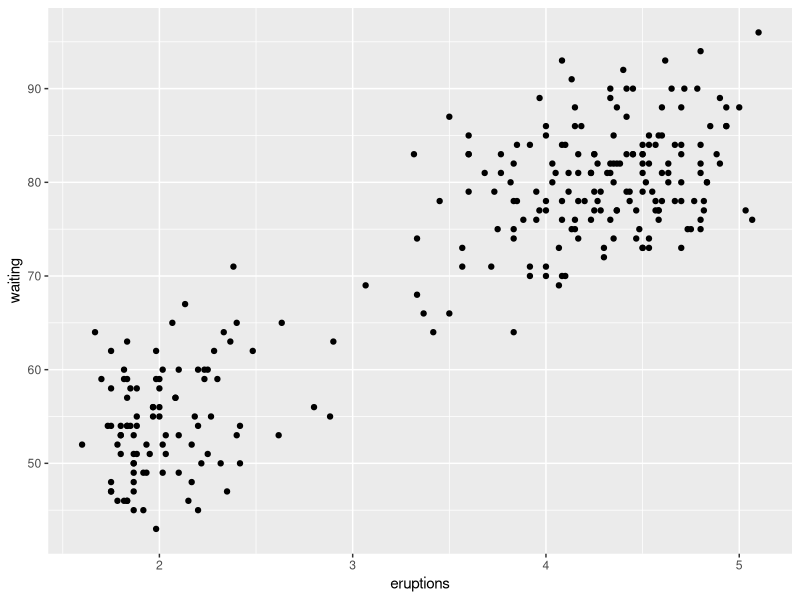
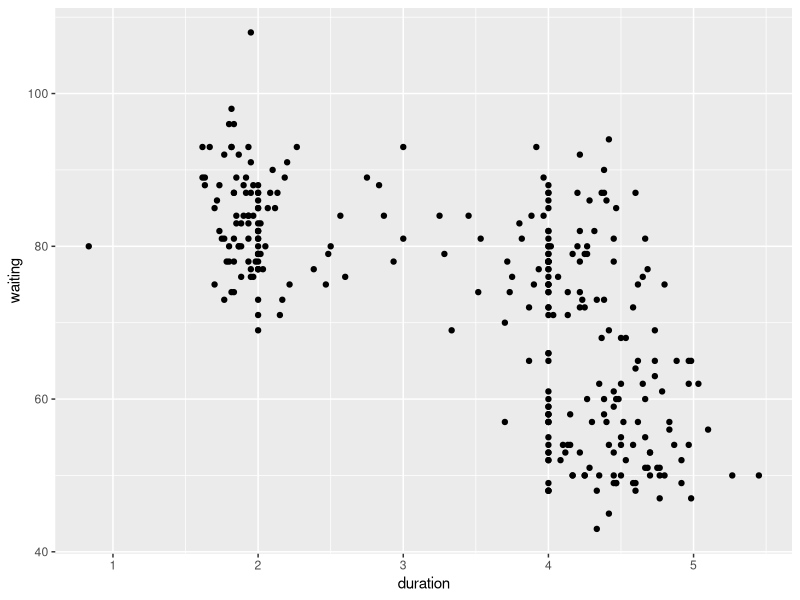
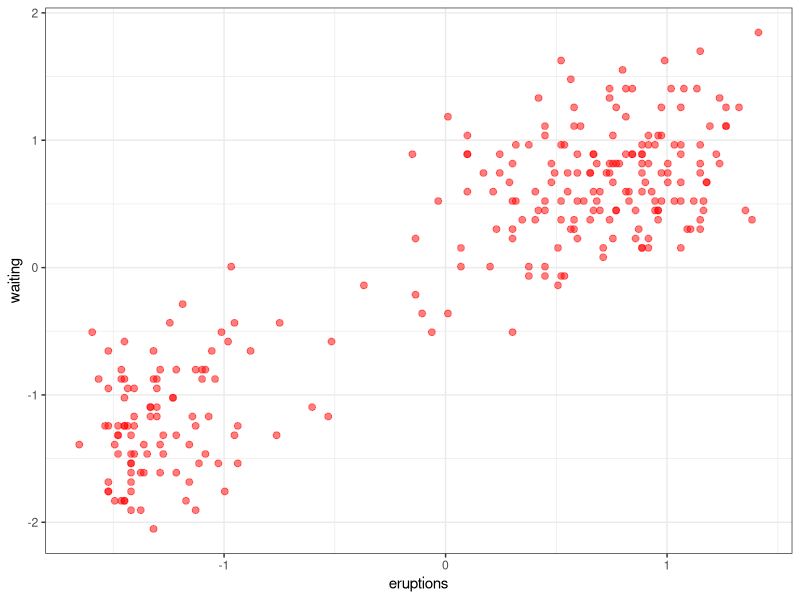
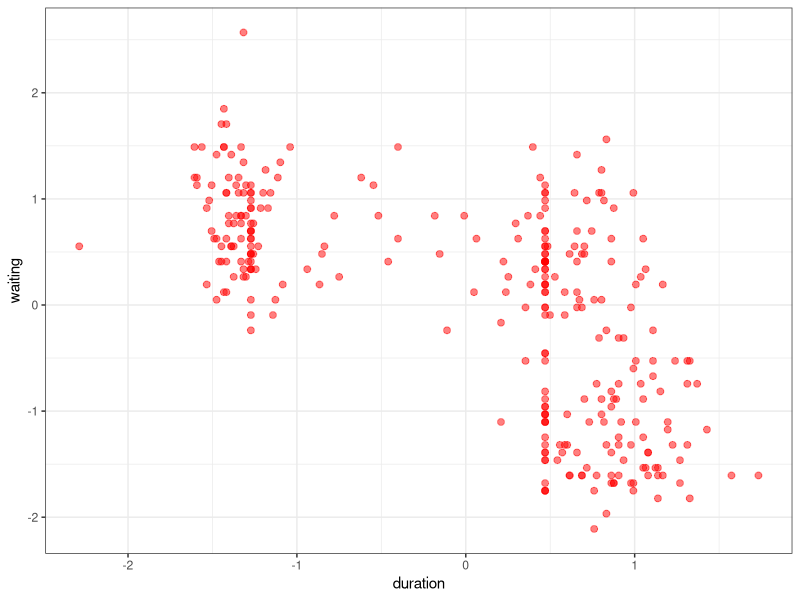
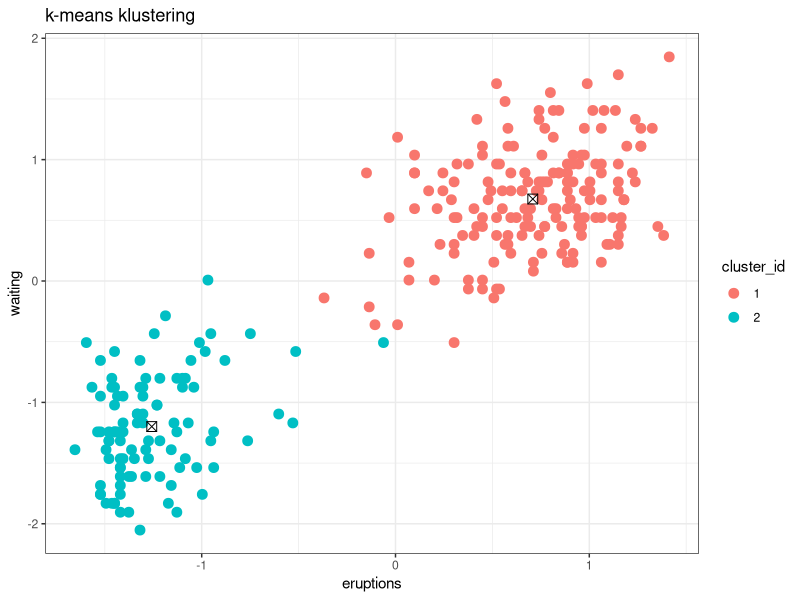
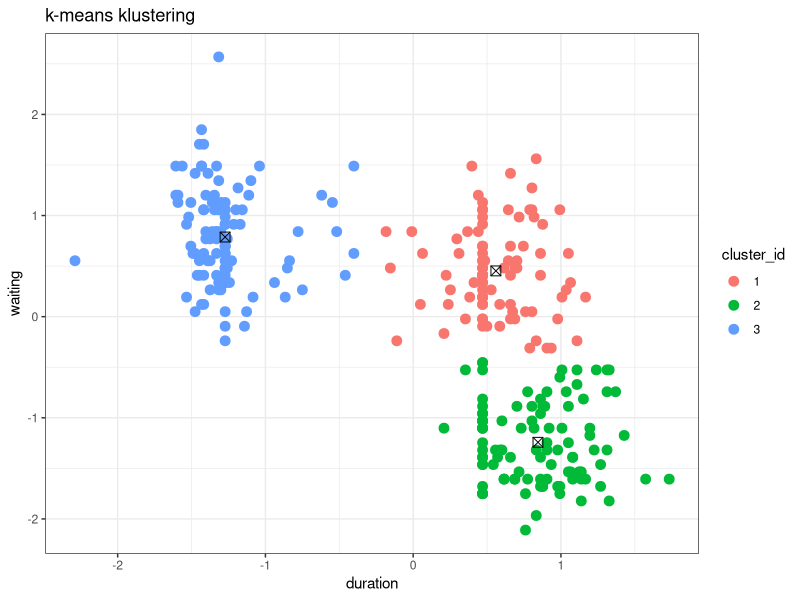
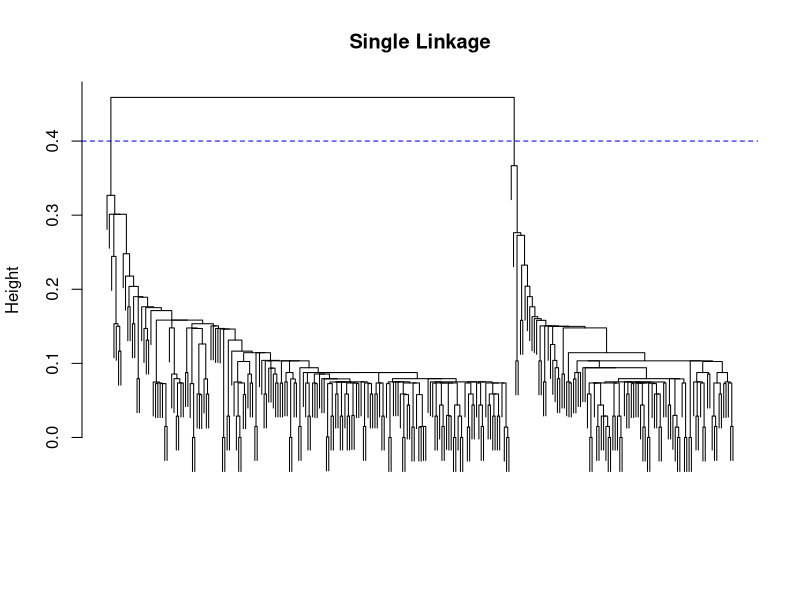
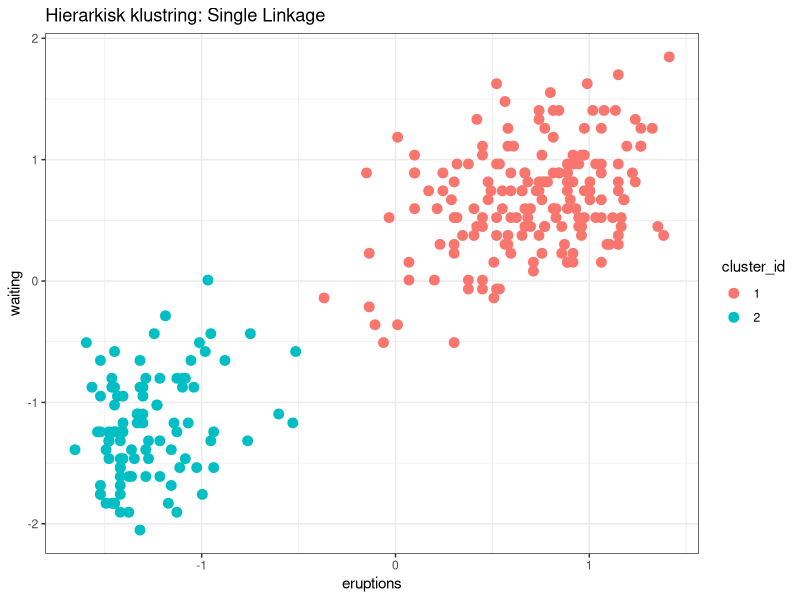

These charts were generated, in order, by the following R code:
#-------------------------------------------------------------------------------
#-------------------------------------------------------------------------------
# Testar att klustring på två olika dataset: faithful och geyser
#-------------------------------------------------------------------------------
#-------------------------------------------------------------------------------

# rensar i den globala miljön:
rm(list=ls())

#-------------------------------------------------------------------------------
# Data 1: faithful
#-------------------------------------------------------------------------------
library(ggplot2)
?faithful
ggplot(data = faithful) + 
  geom_point(mapping = aes(x = eruptions, y = waiting))

#-------------------------------------------------------------------------------
# Data 2: geyser
#-------------------------------------------------------------------------------
library(MASS)
?geyser
ggplot(data = geyser) + 
  geom_point(mapping = aes(x = duration, y = waiting))



#-------------------------------------------------------------------------------
# Bearbetning 
#-------------------------------------------------------------------------------


D1<-as.data.frame(scale(faithful)[,])
head(D1)
# standarisera och plotta
ggplot(data = D1,aes(x=eruptions,y=waiting))+geom_point(alpha=0.5,col="red",size=2)+theme_bw()

apply(D1,2,sd)
apply(D1,2,mean)


D2<-as.data.frame(scale(geyser)[,])
head(D2)
# standarisera och plotta
ggplot(data = D2,aes(x=duration,y=waiting))+geom_point(alpha=0.5,col="red",size=2)+theme_bw()

apply(D2,2,sd)
apply(D2,2,mean)

#-------------------------------------------------------------------------------
# k-means: faithful
#-------------------------------------------------------------------------------

# vi ser två naturliga kluster i data

set.seed(100)
K<-2 
# vi testar K=2 först, testa sen andra värden på K och se hur resultatet ändrar sig

# centers = ett heltal = K = antal kluster
# nstart = antal omstarter
clust_kmeans<-kmeans(D1, centers=K, nstart = 1,iter.max = 25)

tab1<-table(clust_kmeans$cluster)
tab1<-as.data.frame(tab1)
colnames(tab1)<-c("Kluster ID","Antal")
tab1$Andel<-round(tab1$Antal/nrow(D1),2)
knitr::kable(tab1)


cluster_id<-as.factor(clust_kmeans$cluster)
ggplot(data = D1,aes(x=eruptions,y=waiting))+geom_point(alpha=1,size=3,aes(col=cluster_id))+
  theme_bw()+ggtitle("k-means klustering")+ 
  geom_point(data=data.frame(clust_kmeans$centers),aes(x=eruptions,y=waiting),shape=7,size=3)
# skattade centroider:
clust_kmeans$centers


# testa
# sätt ingen fix seed
clust_kmeans<-kmeans(D1, centers=10, nstart = 1,iter.max = 25)
# plotta klustren likt ovan och kör om algortimen flera gånger och plotta varje gång
# är resultaten stabila? 



#-------------------------------------------------------------------------------
# k-means: geyser
#-------------------------------------------------------------------------------

set.seed(1001)
K<-3
clust_kmeans<-kmeans(D2, centers=K, nstart = 1,iter.max = 25)

tab1<-table(clust_kmeans$cluster)
tab1<-as.data.frame(tab1)
colnames(tab1)<-c("Kluster ID","Antal")
tab1$Andel<-round(tab1$Antal/nrow(D1),2)
knitr::kable(tab1)


cluster_id<-as.factor(clust_kmeans$cluster)
ggplot(data = D2,aes(x=duration,y=waiting))+geom_point(alpha=1,size=3,aes(col=cluster_id))+
  theme_bw()+ggtitle("k-means klustering")+ 
  geom_point(data=data.frame(clust_kmeans$centers),aes(x=duration,y=waiting),shape=7,size=3)









#-------------------------------------------------------------------------------
# Hierarkisk klustring: faithful
#-------------------------------------------------------------------------------

# vi måste välja länkningsmetod

#-------------------------------------------------------------------------------
# single linkage

hc.single <- hclust(dist(D1), method = "single")

plot(hc.single, main = "Single Linkage",
     xlab = "", sub = "", cex = .9,labels = FALSE)
cut_val_single <- 0.4
abline(h=cut_val_single,lty="dashed",col="blue") 
# vi drar en linje där vi tycker att det är bra att dela upp dendrogrammet 
# i en klusteruppdelning


hclust_single<-cutree(hc.single, 2)
tab2<-table(hclust_single)
tab2<-as.data.frame(tab2)
colnames(tab2)<-c("Kluster ID","Antal")
tab2$Andel<-round(tab2$Antal/nrow(D1),2)

knitr::kable(tab2)
head(faithful)
cluster_id<-as.factor(hclust_single)

ggplot(data = D1,aes(x=eruptions,y=waiting))+geom_point(alpha=1,size=3,aes(col=cluster_id))+
  theme_bw()+ggtitle("Hierarkisk klustring: Single Linkage")



#-------------------------------------------------------------------------------
# complete linkage

hc.complete <- hclust(dist(D1), method = "complete")

plot(hc.complete, main = "Complete Linkage",
     xlab = "", sub = "", cex = .9,labels = FALSE)
cut_val_complete <- 4
abline(h=cut_val_complete,lty="dashed",col="blue") 
# vi drar en linje där vi tycker att det är bra att dela upp dendrogrammet 
# i en klusteruppdelning


# k = ger antal kluster i en uppdelning, testa att ange olika värden 
hclust_complete<-cutree(hc.complete, k = 2)
tab2<-table(hclust_complete)
tab2<-as.data.frame(tab2)
colnames(tab2)<-c("Kluster ID","Antal")
tab2$Andel<-round(tab2$Antal/nrow(D1),2)

knitr::kable(tab2)
#head(faithful)
cluster_id<-as.factor(hclust_complete)

ggplot(data = D1,aes(x=eruptions,y=waiting))+geom_point(alpha=1,size=3,aes(col=cluster_id))+
  theme_bw()+ggtitle("Hierarkisk klustring: Complete Linkage")



#-------------------------------------------------------------------------------
# wards linkage

hc.ward <- hclust(dist(D1), method = "ward")

plot(hc.ward, main = "Wards Linkage",
     xlab = "", sub = "", cex = .9,labels = FALSE)
cut_val_ward <- 150
abline(h=cut_val_ward,lty="dashed",col="blue") 
# vi drar en linje där vi tycker att det är bra att dela upp dendrogrammet 
# i en klusteruppdelning


hclust_ward<-cutree(hc.ward, 2)
tab2<-table(hclust_ward)
tab2<-as.data.frame(tab2)
colnames(tab2)<-c("Kluster ID","Antal")
tab2$Andel<-round(tab2$Antal/nrow(D1),2)

knitr::kable(tab2)
#head(faithful)
cluster_id<-as.factor(hclust_ward)

ggplot(data = D1,aes(x=eruptions,y=waiting))+geom_point(alpha=1,size=3,aes(col=cluster_id))+
  theme_bw()+ggtitle("Hierarkisk klustring: Wards Linkage")




#-------------------------------------------------------------------------------
# Hierarkisk klustring: geyser
#-------------------------------------------------------------------------------

# vi måste välja länkningsmetod

#-------------------------------------------------------------------------------
# single linkage

hc.single <- hclust(dist(D2), method = "single")

plot(hc.single, main = "Single Linkage",
     xlab = "", sub = "", cex = .9,labels = FALSE)
# här är det inte lika uppenbart vad som är ett bra antal kluster
cut_val_single <- 0.5
abline(h=cut_val_single,lty="dashed",col="blue") 
# vi drar en linje där vi tycker att det är bra att dela upp dendrogrammet 
# i en klusteruppdelning

# notera: cut_val_single <- 0.5 ger inte direkt meningsfulla kluster
# testa med några olika antal kluster nedan när ni plottar


hclust_single<-cutree(hc.single, 3) # testa med 3 och 7 kluster
tab2<-table(hclust_single)
tab2<-as.data.frame(tab2)
colnames(tab2)<-c("Kluster ID","Antal")
tab2$Andel<-round(tab2$Antal/nrow(D2),2)

knitr::kable(tab2)
head(geyser)
cluster_id<-as.factor(hclust_single)

ggplot(data = D2,aes(x=duration,y=waiting))+geom_point(alpha=1,size=3,aes(col=cluster_id))+
  theme_bw()+ggtitle("Hierarkisk klustring: Single Linkage")



#-------------------------------------------------------------------------------
# complete linkage

hc.complete <- hclust(dist(D2), method = "complete")

plot(hc.complete, main = "Complete Linkage",
     xlab = "", sub = "", cex = .9,labels = FALSE)
cut_val_complete <- 4.3
abline(h=cut_val_complete,lty="dashed",col="blue") 
# vi drar en linje där vi tycker att det är bra att dela upp dendrogrammet 
# i en klusteruppdelning


# k = ger antal kluster i en uppdelning, testa att ange olika värden 
hclust_complete<-cutree(hc.complete, k = 2) # testa med k = 2,3,4
tab2<-table(hclust_complete)
tab2<-as.data.frame(tab2)
colnames(tab2)<-c("Kluster ID","Antal")
tab2$Andel<-round(tab2$Antal/nrow(D2),2)

knitr::kable(tab2)
head(geyser)
cluster_id<-as.factor(hclust_complete)

ggplot(data = D2,aes(x=duration,y=waiting))+geom_point(alpha=1,size=3,aes(col=cluster_id))+
  theme_bw()+ggtitle("Hierarkisk klustring: Complete Linkage")



#-------------------------------------------------------------------------------
# wards linkage

hc.ward <- hclust(dist(D2), method = "ward")

plot(hc.ward, main = "Wards Linkage",
     xlab = "", sub = "", cex = .9,labels = FALSE)
cut_val_ward <- 150
abline(h=cut_val_ward,lty="dashed",col="blue") 
# vi drar en linje där vi tycker att det är bra att dela upp dendrogrammet 
# i en klusteruppdelning


hclust_ward<-cutree(hc.ward,k = 2) # testa med k = 2,3
tab2<-table(hclust_ward)
tab2<-as.data.frame(tab2)
colnames(tab2)<-c("Kluster ID","Antal")
tab2$Andel<-round(tab2$Antal/nrow(D2),2)

knitr::kable(tab2)
#head(faithful)
cluster_id<-as.factor(hclust_ward)

ggplot(data = D2,aes(x=duration,y=waiting))+geom_point(alpha=1,size=3,aes(col=cluster_id))+
  theme_bw()+ggtitle("Hierarkisk klustring: Wards Linkage")
  



